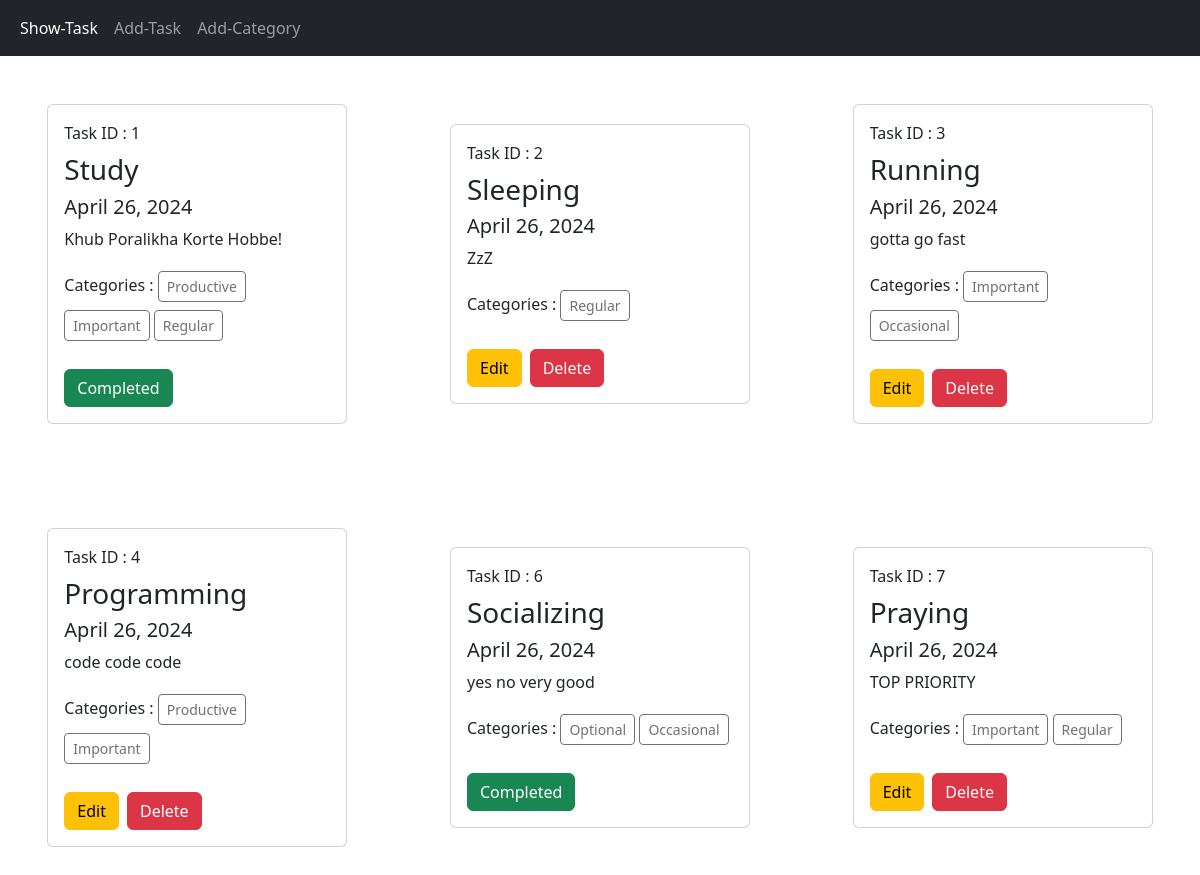
Before: / with the older database file.
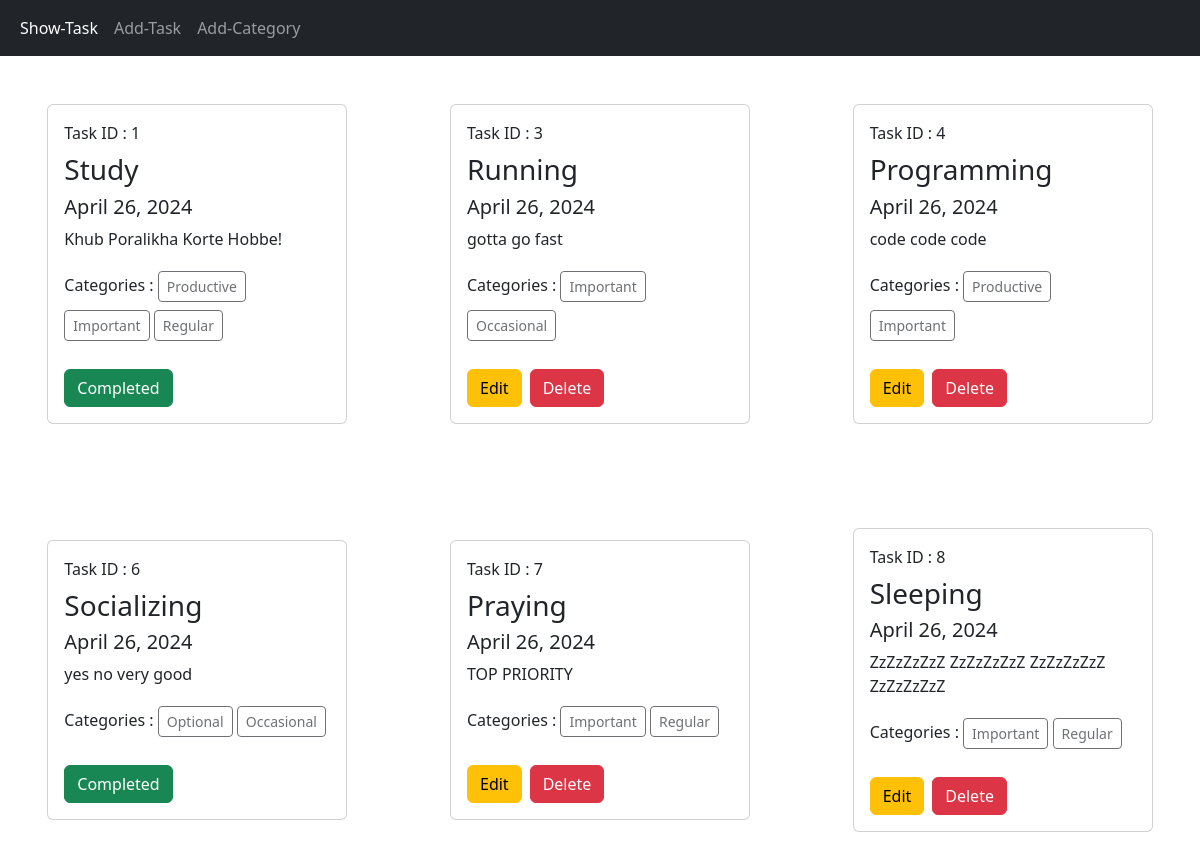
After: the same page with the newer database file.
### task/models.py (models this page shows, shortened)
class Task(models.Model):
    title = models.CharField(max_length=100)
    description = models.TextField()
    assigned_date = models.DateField(auto_now_add=True)
    category = models.ManyToManyField(Category)
    is_completed = models.BooleanField(default=False)

### category/models.py (models this page shows, shortened)
class Category(models.Model):
    name = models.CharField(max_length=25)

### Task_Management_System/views.py (the view)
# urls.py: 2. Add a URL to urlpatterns:  path('', views.home, name='home')
def home(request):
    data = Task.objects.all()
    return render(request, 'home.html', {'data':data})

### templates/home.html
{% extends 'base.html' %}
{% load crispy_forms_tags %}
{% block active0 %} active {% endblock %}
{% block content %}
<div class="d-flex align-items-center flex-wrap gap-2">
    {% for task in data %}
    <div class="card col-3 mx-auto my-5">
        <div class="card-body">
            <p class="card-title"> Task ID : {{task.id}}</p>
            <h3 class="card-title">{{task.title}}</h3>
            <h5 class="card-text">{{task.assigned_date}}</h5>
            <p class="card-text">{{task.description}}</p>
            <h6 class="card-title mb-4"> Categories :
                {% for category in task.category.all %}
                <a href="#" class="btn btn-outline-dark btn-sm disabled my-1">{{category.name}}</a>
                {% endfor %}
            </h6>
            {% if task.is_completed %}
            <div class="btn btn-success">Completed</div>
            {% else %}
            <div class="d-flex gap-2 flex-wrap">
                <a class="btn btn-warning" href="{% url 'edit_task' task.id%}">Edit</a>
                <a class="btn btn-danger" href="{% url 'delete_task' task.id%}">Delete</a>
            </div>
            {% endif %}
        </div>
    </div>
    {% endfor %}
</div>
{% endblock %}

### templates/base.html (shortened to what this page needs)
<!DOCTYPE html>
    <head>
        <link href="https://cdn.jsdelivr.net/npm/bootstrap@5.3.3/dist/css/bootstrap.min.css" rel="stylesheet"
>
    </head>
    <body>
        <nav class="navbar navbar-expand-lg navbar-dark bg-dark">
            <div class="container-fluid">
                <div class="collapse navbar-collapse" id="navbarSupportedContent">
                    <ul class="navbar-nav me-auto">
                        <li class="nav-item">
                            <a class="nav-link  {% block active0 %}{% endblock %}" href="{% url 'home' %}">Show-Task</a>
                        </li>
                        <li class="nav-item">
                            <a class="nav-link {% block active1 %}{% endblock %}" href="{% url 'add_task' %}">Add-Task</a>
                        </li>
                        <li class="nav-item">
                            <a class="nav-link {% block active2 %}{% endblock %}" href="{% url 'add_category' %}">Add-Category</a>
                        </li>
                    </ul>
                </div>
            </div>
        </nav>
        {% block content %}
        {% endblock %}
    </body>
</html>

Changed rows visible on the page:
removed Task: id "2", title "Sleeping", assigned_date "April 26, 2024", description "ZzZ", is_completed "Edit", Category (name "Regular")
added Task: id "8", title "Sleeping", assigned_date "April 26, 2024", description "ZzZzZzZzZ ZzZzZzZzZ ZzZzZzZzZ ZzZzZzZzZ", is_completed "Edit", Category (name "Important"), Category (name "Regular")
